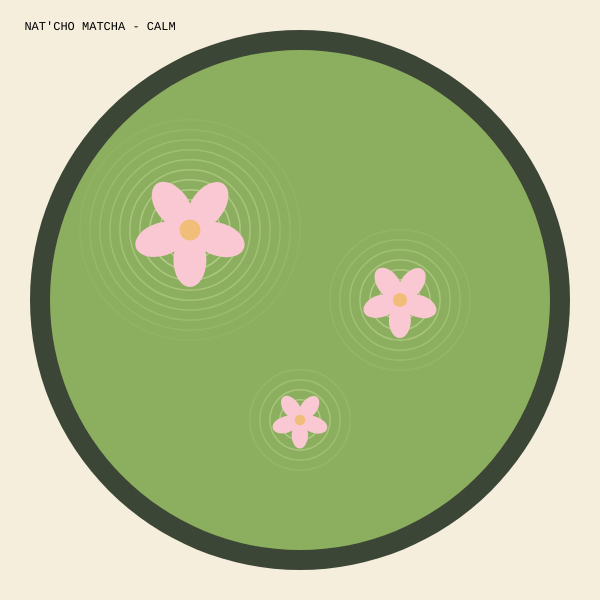
Frame 1 (no input)
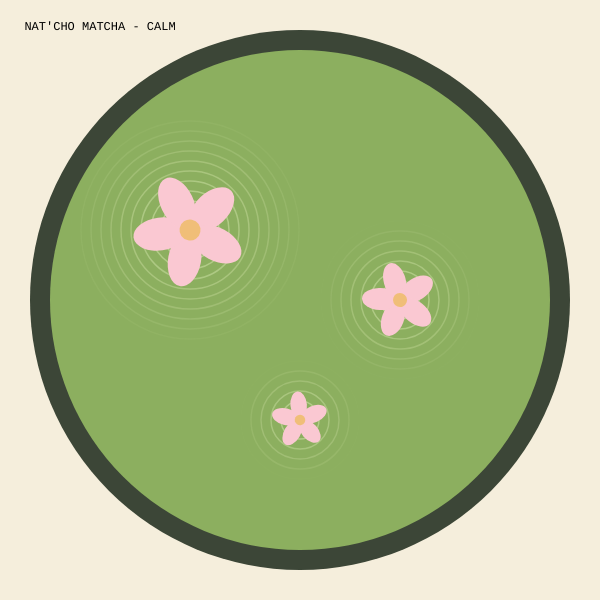
Frame 60 (no input)
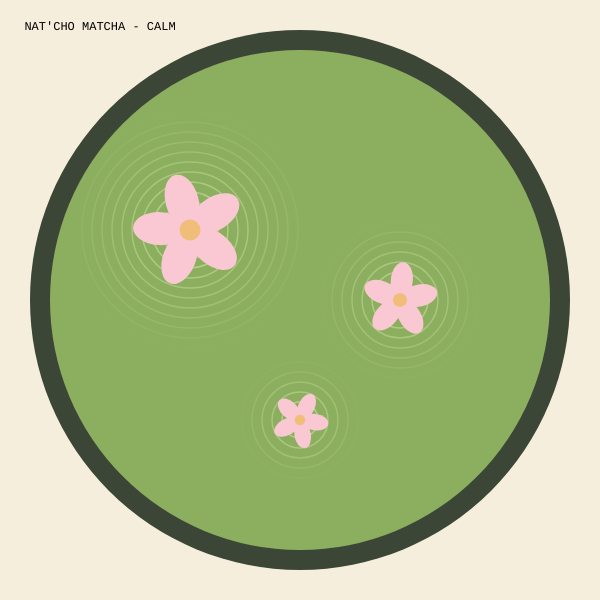
Frame 120 (the mouse pressed at the canvas centre since frame 60)

The p5.js sketch that drew these frames (run headless with seeded random() and noise() and a simulated clock; from frame 60 on, the mouse is pressed at the canvas centre):

// p5.js sketch
// ── sketch.js
let flowerX = [190, 400, 300];
let flowerY = [230, 300, 420];
let flowerSize = [60, 40, 30];

function setup() {
  createCanvas(600, 600);
}

// matcha bowl and matcha
function draw() {
  background(245, 238, 220);

  noStroke();
  fill(60, 70, 55);
  circle(300, 300, 540);
  fill(140, 175, 95);
  circle(300, 300, 500);

// matcha ripples 
for (let i = 0; i < flowerX.length; i++) {
  drawRipple(flowerX[i], flowerY[i], flowerSize[i] * 4);
}
  //flowers
for (let i = 0; i < flowerX.length; i++) {
  drawFlower(flowerX[i], flowerY[i], flowerSize[i], 5, frameCount * 0.003 * (i+1));
}
//title
noStroke();
fill(0);
textFont("Courier New");
textSize(12);
textAlign(CENTER);
text("NAT'CHO MATCHA - CALM", 100, 30);
}

// Function 1 - rings spreading out from point 
function drawRipple(x, y, maxSize) {
  noFill();
  strokeWeight(1.5);
  let gap = 20;
  let grow = (frameCount * 0.3) % gap;

for (let size = grow; size < maxSize; size = size + gap) {
  let fade = map(size, 0, maxSize, 180, 0); 
  stroke(220, 235, 180, fade);
  circle(x, y, size);
  }
}

// flower 
function drawFlower(x, y, size, petals, angle) {
  push();
  translate(x, y);
  rotate(angle);
  noStroke();
  fill(250, 200, 210);

 for (let i = 0; i < petals; i++) {
   ellipse(0, size * 0.5, size * 0.55, size * 0.9);
   rotate(TWO_PI / petals);
 } 
fill(240, 190, 120);
  circle(0, 0, size * 0.35);
  pop();
}
